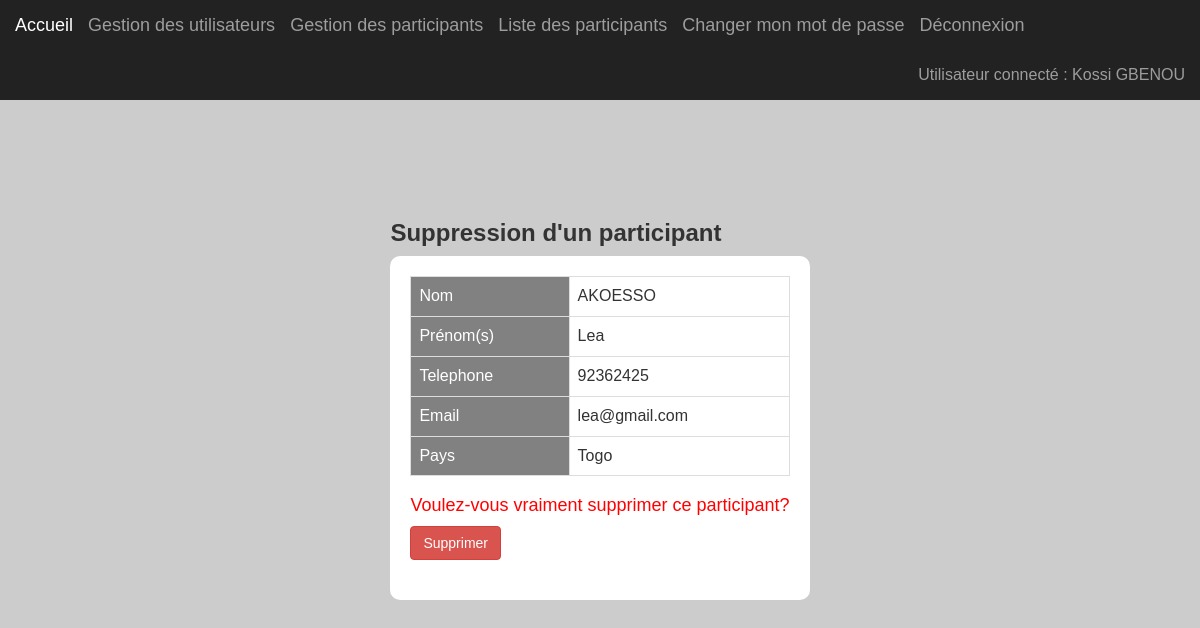
The page /admin/participantSuppression.php?id=19 (signed in) on the database its author committed.
### tables this page shows
CREATE TABLE IF NOT EXISTS `utilisateurs` (
  `id` int NOT NULL AUTO_INCREMENT,
  `nom` varchar(50) NOT NULL,
  `prenoms` varchar(50) NOT NULL,
  `login` varchar(10) NOT NULL,
  `mot_de_passe` varchar(50) NOT NULL,
  `id_profil` int NOT NULL,
  `compte_actif` tinyint NOT NULL,
  PRIMARY KEY (`id`),
  KEY `id_profil` (`id_profil`)
);

CREATE TABLE IF NOT EXISTS `participants` (
  `id` int NOT NULL AUTO_INCREMENT,
  `nom` varchar(50) NOT NULL,
  `prenoms` varchar(50) NOT NULL,
  `telephone` varchar(15) NOT NULL,
  `email` varchar(50) NOT NULL,
  `date_creation` datetime NOT NULL,
  `date_modification` datetime NOT NULL,
  `id_pays` int NOT NULL,
  PRIMARY KEY (`id`),
  KEY `id_pays` (`id_pays`)
);

CREATE TABLE IF NOT EXISTS `pays` (
  `id` int NOT NULL AUTO_INCREMENT,
  `libelle` varchar(50) NOT NULL,
  `indicatif` varchar(5) NOT NULL,
  PRIMARY KEY (`id`)
);

### common_ressources/fonctions.php (called while the page is built, shortened)
<?php
function verification_profil($connexion, $login) {
    $sql = 'SELECT libelle FROM profils WHERE id = (SELECT id_profil FROM utilisateurs WHERE login = "' . $login . '")';
    $resultat = $connexion->query($sql);
    while ($row = $resultat->fetch_array(MYSQLI_ASSOC)) {
        $message = $row;
    }
    return $message;
}
function recuperer_utilisateur($connexion, $login) {
    $requete = "SELECT nom, prenoms, compte_actif, utilisateurs.id FROM utilisateurs, profils WHERE utilisateurs.id_profil=profils.id AND login='" . $login . "' ";
    $resultat = $connexion->query($requete);
    $utilisateur = $resultat->fetch_array(MYSQLI_ASSOC);
    return $utilisateur;
}
function recuperer_participant_par_id($connexion, $id) {
    $requete = "SELECT * FROM participants WHERE id = $id";
    $resultat = $connexion->query($requete);
    $participant = $resultat->fetch_array(MYSQLI_ASSOC);
    return $participant;
}
function recuperer_libelle_pays_from_id($connexion, $id) {
    $sql = "SELECT libelle from pays WHERE id = '$id'";
    $resultat = $connexion->query($sql);
    $libelle = $resultat->fetch_array(MYSQLI_ASSOC);
    return $libelle['libelle'];
}
?>

### admin/participantSuppression.php (the view, shortened to what this page needs)
<?php
    require_once("../common_ressources/fonctions.php");
    $participant = recuperer_participant_par_id($mysqli, $_GET['id']);
?>
<!DOCTYPE html>
<html>
    <head>
        <link rel="stylesheet" type="text/css" href="../assets/bootstrap/css/bootstrap.css">
        <link rel="stylesheet" type="text/css" href="../assets/bootstrap/css/font-awesome.min.css">
        <link rel="stylesheet" type="text/css" href="../assets/css/dashboard.css">
        <link rel="stylesheet" type="text/css" href="../assets/css/stylesucces.css">
        <link rel="stylesheet" type="text/css" href="../assets/css/styleSuppression.css">
    </head>
    <body>
        <nav class="navbar navbar-inverse navbar-fixed-top">
            <div class="container-fluid">
                <div id="navbar" class="navbar-collapse collapse">
                    <ul class="nav navbar-nav navbar-left">
                        <li><a class="navbar-brand" href="../accueil.php">Accueil</a></li>
                        <?php
                            $profil = verification_profil($mysqli, $_SESSION['login']);
                            if ($profil['libelle'] == "admin") {
                                ?>
                                <li><a class="navbar-brand" href="./gestionUtilisateur.php">Gestion des utilisateurs</a></li>
                                <li><a class="navbar-brand" href="./participantGestion.php">Gestion des participants</a></li>
                        <?php } ?>
                        <li><a class="navbar-brand" href="../participantListeRecherche.php">Liste des participants</a></li>
                        <li><a class="navbar-brand" href="./reinitialiserMotdepasse.php">Changer mon mot de passe</a></li>
                        <li><a class="navbar-brand" href="../accueil.php?logout=ok">Déconnexion</a></li>
                    </ul>
                    <ul class="nav navbar-nav navbar-right">
                        <li>
                            <a href="">
                                <?php
                                $utilisateur = recuperer_utilisateur($mysqli, $_SESSION['login']);
                                echo "Utilisateur connecté : ";
                                echo $utilisateur['prenoms'];
                                echo $utilisateur['nom'];
                                ?>
                            </a>
                        </li>
                    </ul>
                </div>
            </div>
        </nav>
        <div class="container">
            <div class="row">
                <div class="centrerListe">
                    <div>
                        <h3><strong>Suppression d'un participant</strong></h3>
                        <div class="bgContent">
                            <table width="600" border="1" cellspacing="0" cellpadding="5" class="table table-bordered">
                                <tr>
                                    <td class="entete">Nom</td>
                                    <td><?php echo $participant['nom'] ?></td>
                                </tr>
                                <tr>
                                    <td class="entete">Prénom(s)</td>
                                    <td><?php echo $participant['prenoms'] ?></td>
                                </tr>
                                <tr>
                                    <td class="entete">Telephone</td>
                                    <td><?php echo $participant['telephone'] ?></td>
                                </tr>
                                <tr>
                                    <td class="entete">Email</td>
                                    <td><?php echo $participant['email'] ?></td>
                                </tr>
                                <tr>
                                    <td class="entete">Pays</td>
                                    <td><?php echo recuperer_libelle_pays_from_id($mysqli, $participant['id_pays']) ?></td>
                                </tr>
                            </table>
                            <font color="red"><h4>Voulez-vous vraiment supprimer ce participant?</h4></font>
                            <form method="POST" action="" enctype="multipart/form-data">
                                <div class="form-group">
                                    <label>
                                        <input type="submit" name="supprimer" value="Supprimer" class="btn btn-danger">
                                    </label>
                                </div>
                            </form>
                        </div>
                    </div>
                </div>
            </div>
        </div>
    </body>
</html>

### assets/css/dashboard.css (style rules this page uses)
body { padding-top: 50px; }
.navbar-fixed-top { border: 0; }

### assets/css/styleSuppression.css (style rules this page uses)
body { background-color: #ccc; line-height: 1.6em; font-weight: 300; margin: 0; padding: 0; font-size: 16px; font-family: 'Lane', sans-serif; }
.centrerListe { display: flex; justify-content: center; align-items: center; min-height: 100vh; }
.entete { border: 1px solid #818181; background-color: #818181; color: #fff; }
.bgContent { background-color: #fff; border-radius: 10px; padding: 20px; }

### rows shown on the page
utilisateurs: prenoms "Kossi", nom "GBENOU"
participants: nom "AKOESSO", prenoms "Lea", telephone "92362425", email "lea@gmail.com", id_pays.libelle "Togo"
